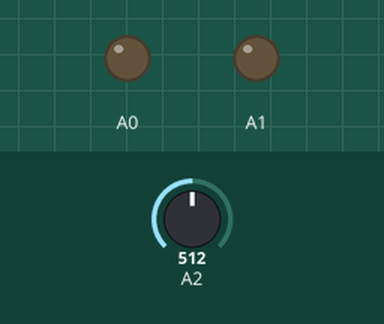
Bench run of a sketch on a simulated Arduino Uno, built with avr-gcc and run on an emulated ATmega328P. On the bench: output pins drawn as LEDs (lit = HIGH). The test bench sets the inputs (shaded band); at power-on: A2 = 512.

Above: at 1.2 s.
1.3 s: A2 set to 309
2.8 s: A2 set to 291
At 3.1 s:
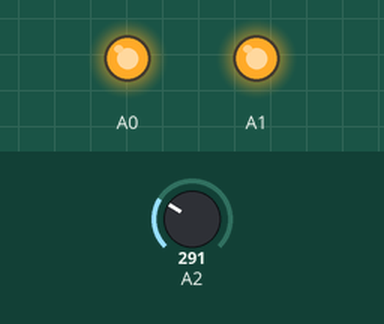
4.3 s: A2 set to 306
At 5.5 s:
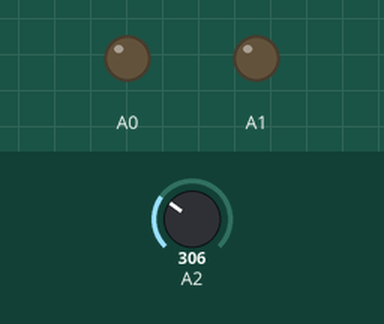
5.8 s: A2 set to 290
At 6.6 s:
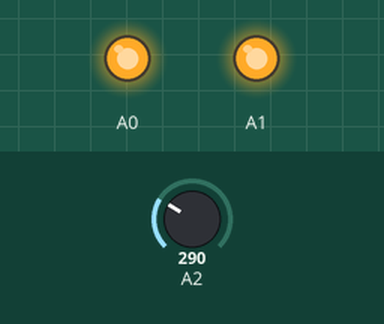
Timing chart, 0 to 8.3 s (numbered marks = the images above; inputs shaded):
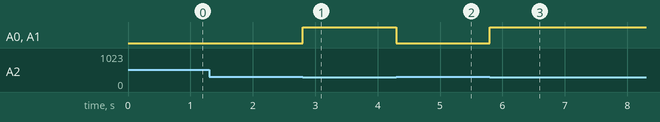

Measured:
- the behaviour switches between 301 and 300 on A2 (found by bisection; images 0 and 1)
- after the input at 1.3 s, every drawn part: stays the same
- after the input at 2.8 s, A0, A1: LOW → HIGH at once
- after the input at 4.3 s, A0, A1: HIGH → LOW at once
- after the input at 5.8 s, A0, A1: LOW → HIGH at once

The sketch:

Casa.ino
```cpp
void setup()
{
  pinMode(A0, OUTPUT);
  pinMode(A1, OUTPUT);
}

void loop()
{
int l = analogRead(2);

if (l > 300) {
  digitalWrite(A0, LOW);
  digitalWrite(A1, LOW);
} else {
  digitalWrite(A0, HIGH);
  digitalWrite(A1, HIGH);
}

}
```
